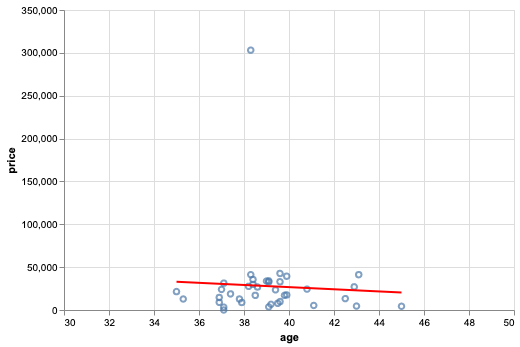

This chart was generated by the following Python code:
import logging
import json

logger = logging.getLogger()
logger.setLevel(logging.WARNING)

import altair as alt
from metaflow import FlowSpec, step, Parameter
import pandas as pd

from doltpy_integrations.metaflow.dolt import DoltConfig, DoltDT

class Flow1(FlowSpec):

    outfile = Parameter(
        "outfile", help="Pass a name for chart output", required=True, default="flow1.png",
    )

    hospital_branch = Parameter(
        "hospital-branch", help="Specify branch version", required=True, default="master",
    )

    @step
    def start(self):

        with DoltDT(run=self, config=DoltConfig(database="state-age")) as dolt:
            age = dolt.read("age")

        conf = DoltConfig(database="hospital-price-transparency", branch=self.hospital_branch)
        with DoltDT(run=self, config=conf) as dolt:
            get_prices_per_state = """
                SELECT AVG(p.price) as price, state
                FROM `prices` as p
                JOIN `hospitals` as h
                ON p.npi_number = h.npi_number
                WHERE p.code = "27130"
                GROUP BY h.state
            """
            prices = dolt.sql(get_prices_per_state, as_key="prices")

        age.age = age.age.astype(float)
        prices.price = prices.price.astype(float)
        df = age.set_index("state").join(prices.set_index("state")).dropna()

        chart = alt.Chart(df).mark_point().encode(
            x=alt.X('age', scale=alt.Scale(domain=(30, 50))),
            y=alt.Y('price')
        )

        chart_reg = (
            chart +
            chart.transform_regression('age','price',method="linear").mark_line(color="red")
        )
        chart_reg.properties(width=450).save(self.outfile)

        self.next(self.end)

    @step
    def end(self):
        print(json.dumps(self.dolt, indent=4))
        pass


if __name__ == "__main__":
    Flow1()
